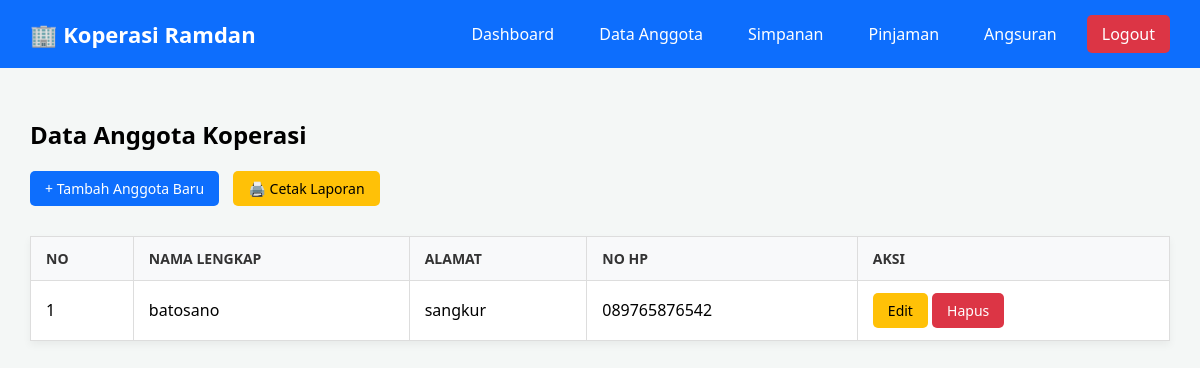
Page /data_anggota.php (signed in) on the earlier database version.
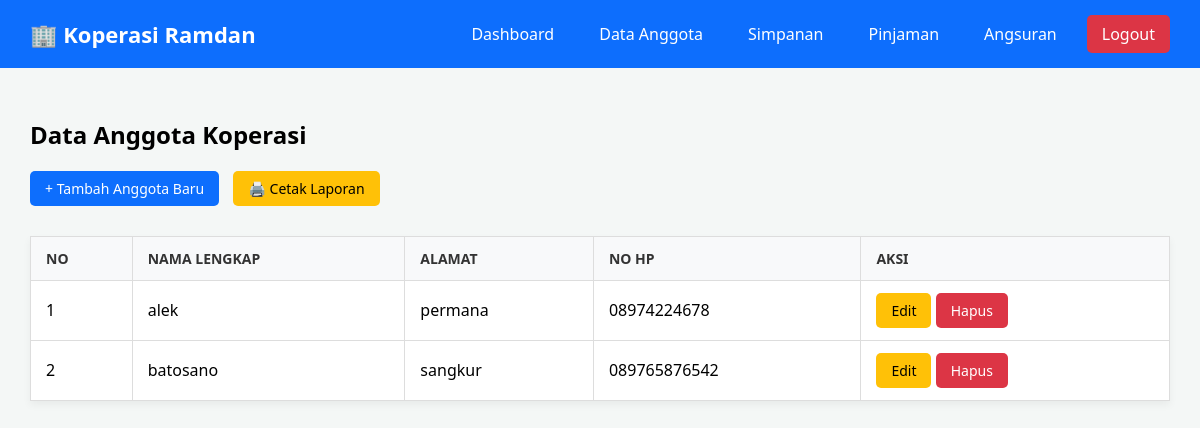
Same page on the later database version.
### tables this page shows
CREATE TABLE `tb_anggota_ramdan` (
  `id_anggota` int(11) NOT NULL,
  `nama` varchar(100) NOT NULL,
  `alamat` text DEFAULT NULL,
  `no_hp` varchar(20) DEFAULT NULL,
  `tanggal_daftar` date NOT NULL
);

### data_anggota.php (the view, shortened to what this page needs)
<?php
include 'koneksi.php';
$query = mysqli_query($koneksi, "SELECT * FROM tb_anggota_ramdan ORDER BY id_anggota DESC");
include 'header.php';
?>
    <h2>Data Anggota Koperasi</h2>
    <a href="tambah_anggota.php" class="btn" style="margin-bottom: 15px;">+ Tambah Anggota Baru</a>
    <a href="cetak_anggota.php" target="_blank" class="btn btn-warning" style="margin-left: 10px;">🖨️ Cetak Laporan</a>
    <table>
        <thead>
            <tr>
                <th>No</th>
                <th>Nama Lengkap</th>
                <th>Alamat</th>
                <th>No HP</th>
                <th>Aksi</th>
            </tr>
        </thead>
        <tbody>
            <?php
            $no = 1;
            while($data = mysqli_fetch_assoc($query)) {
            ?>
            <tr>
                <td><?php echo $no++; ?></td>
                <td><?php echo $data['nama']; ?></td>
                <td><?php echo $data['alamat']; ?></td>
                <td><?php echo $data['no_hp']; ?></td>
                <td>
                    <a href="edit_anggota.php?id=<?php echo $data['id_anggota']; ?>" class="btn btn-warning">Edit</a>
                    <a href="hapus_anggota.php?id=<?php echo $data['id_anggota']; ?>" class="btn btn-danger" onclick="return confirm('Yakin ingin menghapus data ini?')">Hapus</a>
                </td>
            </tr>
            <?php } ?>
        </tbody>
    </table>
</div>
</body>
</html>

Differences in the rows shown:
added tb_anggota_ramdan: nama "alek", alamat "permana", no_hp "08974224678"
